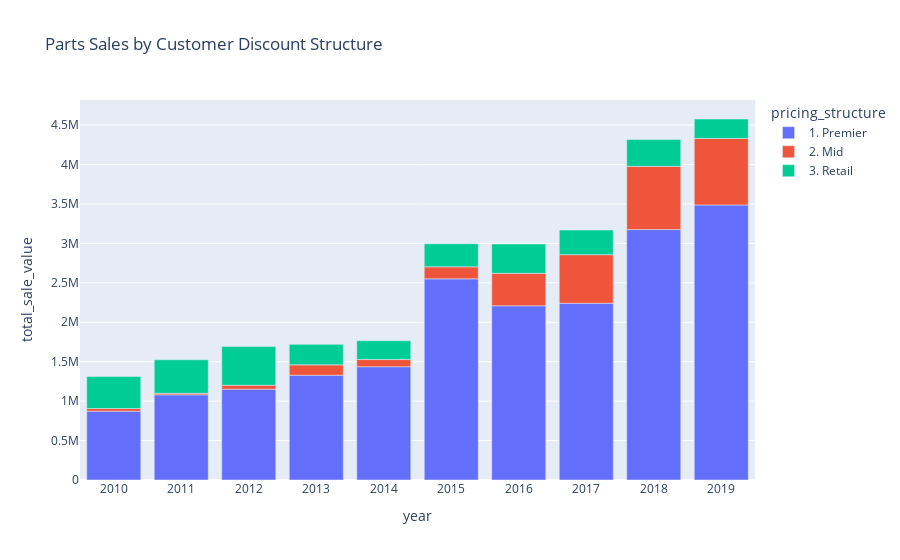

The notebook cell saved with this chart:
### Code cell
fig = px.bar(saleval, x = 'year', y = 'total_sale_value', color = 'pricing_structure', title='Parts Sales by Customer Discount Structure')
fig.update_xaxes(type='category') # fix x axis to make the years look nice
fig.show()

### Figure 1 — Plotly figure (JSON) as saved in the notebook; plotly's stock layout.template omitted (floating-point values rounded to 4 significant figures)
{"data": [{"alignmentgroup": "True", "hovertemplate": "pricing_structure=1. Premier<br>year=%{x}<br>total_sale_value=%{y}<extra></extra>", "legendgroup": "1. Premier", "marker": {"color": "#636efa"}, "name": "1. Premier", "offsetgroup": "1. Premier", "orientation": "v", "showlegend": true, "textposition": "auto", "type": "bar", "x": [2010, 2011, 2012, 2013, 2014, 2015, 2016, 2017, 2018, 2019], "xaxis": "x", "y": [872100.0, 1080000.0, 1152000.0, 1329000.0, 1436000.0, 2551000.0, 2209000.0, 2241000.0, 3175000.0, 3487000.0], "yaxis": "y"}, {"alignmentgroup": "True", "hovertemplate": "pricing_structure=2. Mid<br>year=%{x}<br>total_sale_value=%{y}<extra></extra>", "legendgroup": "2. Mid", "marker": {"color": "#EF553B"}, "name": "2. Mid", "offsetgroup": "2. Mid", "orientation": "v", "showlegend": true, "textposition": "auto", "type": "bar", "x": [2010, 2011, 2012, 2013, 2014, 2015, 2016, 2017, 2018, 2019], "xaxis": "x", "y": [34570.0, 19700.0, 49760.0, 131000.0, 90900.0, 152200.0, 411100.0, 615800.0, 801600.0, 842900.0], "yaxis": "y"}, {"alignmentgroup": "True", "hovertemplate": "pricing_structure=3. Retail<br>year=%{x}<br>total_sale_value=%{y}<extra></extra>", "legendgroup": "3. Retail", "marker": {"color": "#00cc96"}, "name": "3. Retail", "offsetgroup": "3. Retail", "orientation": "v", "showlegend": true, "textposition": "auto", "type": "bar", "x": [2010, 2011, 2012, 2013, 2014, 2015, 2016, 2017, 2018, 2019], "xaxis": "x", "y": [405800.0, 423400.0, 490100.0, 259800.0, 238100.0, 291900.0, 372800.0, 311500.0, 340000.0, 246900.0], "yaxis": "y"}], "layout": {"barmode": "relative", "legend": {"title": {"text": "pricing_structure"}, "tracegroupgap": 0}, "title": {"text": "Parts Sales by Customer Discount Structure"}, "xaxis": {"anchor": "y", "domain": [0, 1], "title": {"text": "year"}, "type": "category"}, "yaxis": {"anchor": "x", "domain": [0, 1], "title": {"text": "total_sale_value"}}}}
